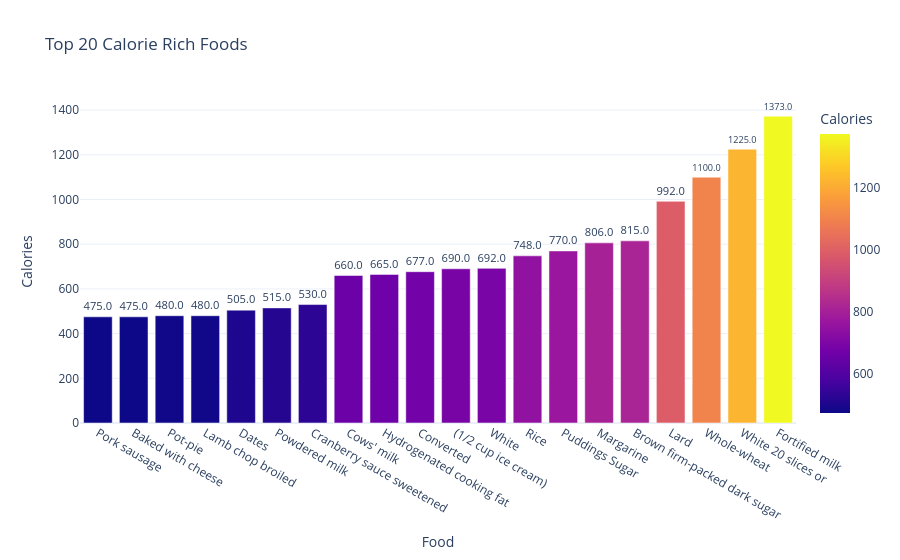

Notebook cell for this chart:
### Markdown cell above
## What foods we should avoid (high calory and bad foods)

### Code cell
"""
This code identifies the top 20 most calorie-rich foods and visualizes their calorie values.
A Plotly bar chart is created with a Plasma color scale and labels showing calorie amounts.
"""

# Sort foods based on calorie content from lowest to highest
# (highest calorie foods will appear on the right side of the chart)
cals = nutrients.sort_values(by='Calories', ascending=True)

# Select the top 20 calorie-rich foods
top_20_cals = cals.tail(20)

# Create bar chart with Plasma color palette and calorie values on bars
fig = px.bar(
    top_20_cals,
    x='Food',
    y='Calories',
    color='Calories',
    text='Calories',
    title='Top 20 Calorie Rich Foods',
    color_continuous_scale='Plasma'
)

# Display calorie values on top of each bar
fig.update_traces(texttemplate='%{text:.1f}', textposition='outside')

# Improve figure appearance
fig.update_layout(template="plotly_white")

fig.show()

### Figure 1 — Plotly figure (JSON) as saved in the notebook; plotly's stock layout.template omitted (floating-point values rounded to 4 significant figures)
{"data": [{"hovertemplate": "Food=%{x}<br>Calories=%{marker.color}<extra></extra>", "legendgroup": "", "marker": {"color": [475.0, 475.0, 480.0, 480.0, 505.0, 515.0, 530.0, 660.0, 665.0, 677.0, 690.0, 692.0, 748.0, 770.0, 806.0, 815.0, 992.0, 1100.0, 1225.0, 1373.0], "coloraxis": "coloraxis", "pattern": {"shape": ""}}, "name": "", "orientation": "v", "showlegend": false, "text": [475.0, 475.0, 480.0, 480.0, 505.0, 515.0, 530.0, 660.0, 665.0, 677.0, 690.0, 692.0, 748.0, 770.0, 806.0, 815.0, 992.0, 1100.0, 1225.0, 1373.0], "textposition": "outside", "texttemplate": "%{text:.1f}", "type": "bar", "x": ["Pork sausage", "Baked with cheese", "Pot-pie", "Lamb chop broiled", "Dates", "Powdered milk", "Cranberry sauce sweetened", "Cows' milk", "Hydrogenated cooking fat", "Converted", "(1/2 cup ice cream)", "White", "Rice", "Puddings Sugar", "Margarine", "Brown firm-packed dark sugar", "Lard", "Whole-wheat", "White 20 slices or", "Fortified milk"], "xaxis": "x", "y": [475.0, 475.0, 480.0, 480.0, 505.0, 515.0, 530.0, 660.0, 665.0, 677.0, 690.0, 692.0, 748.0, 770.0, 806.0, 815.0, 992.0, 1100.0, 1225.0, 1373.0], "yaxis": "y"}], "layout": {"barmode": "relative", "coloraxis": {"autocolorscale": false, "colorbar": {"title": {"text": "Calories"}}, "colorscale": [[0, "#0d0887"], [0.1111, "#46039f"], [0.2222, "#7201a8"], [0.3333, "#9c179e"], [0.4444, "#bd3786"], [0.5556, "#d8576b"], [0.6667, "#ed7953"], [0.7778, "#fb9f3a"], [0.8889, "#fdca26"], [1, "#f0f921"]]}, "legend": {"tracegroupgap": 0}, "title": {"text": "Top 20 Calorie Rich Foods"}, "xaxis": {"anchor": "y", "domain": [0, 1], "title": {"text": "Food"}}, "yaxis": {"anchor": "x", "domain": [0, 1], "title": {"text": "Calories"}}}}
